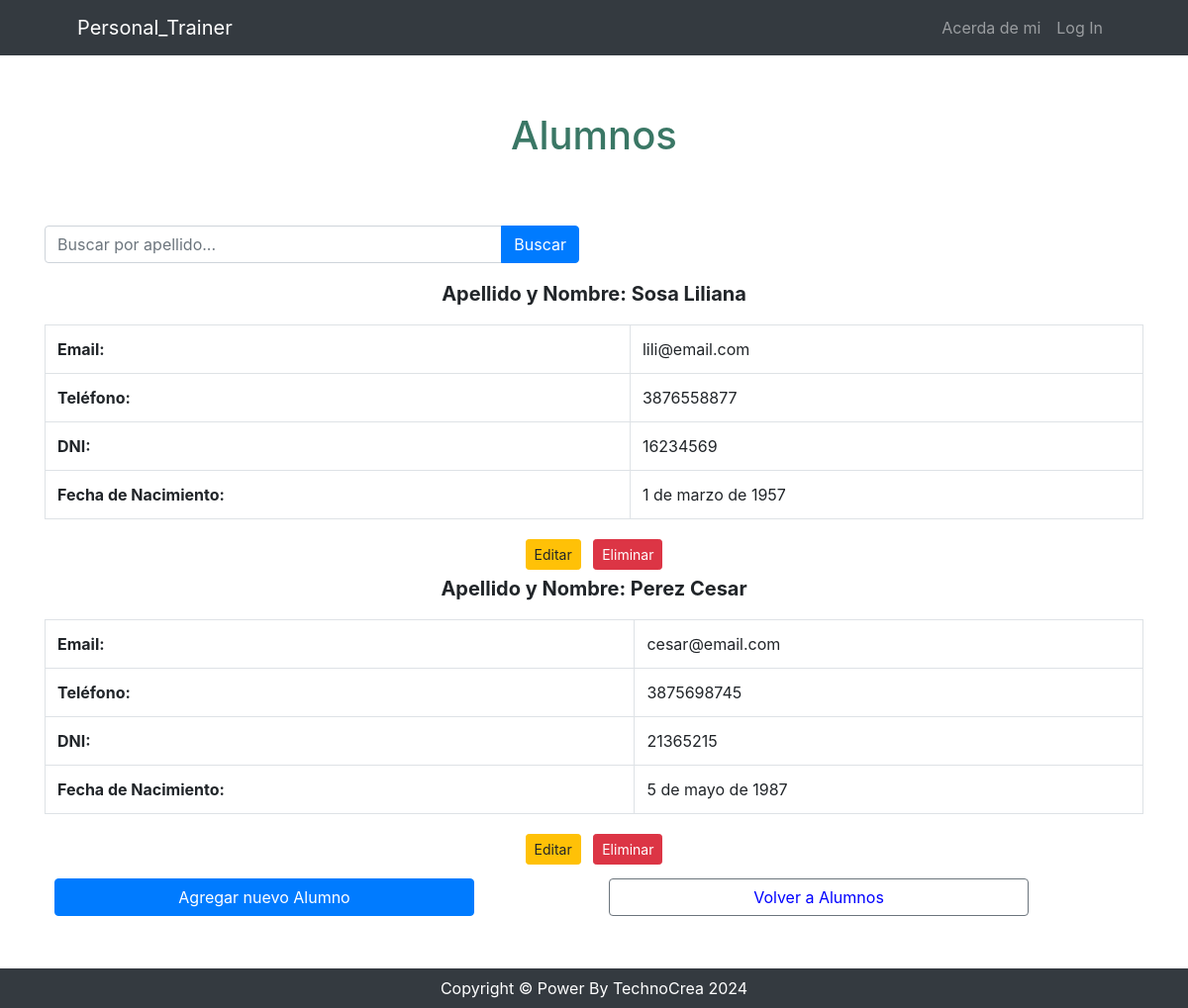
Page /usuario/alumno/list on the earlier database version.
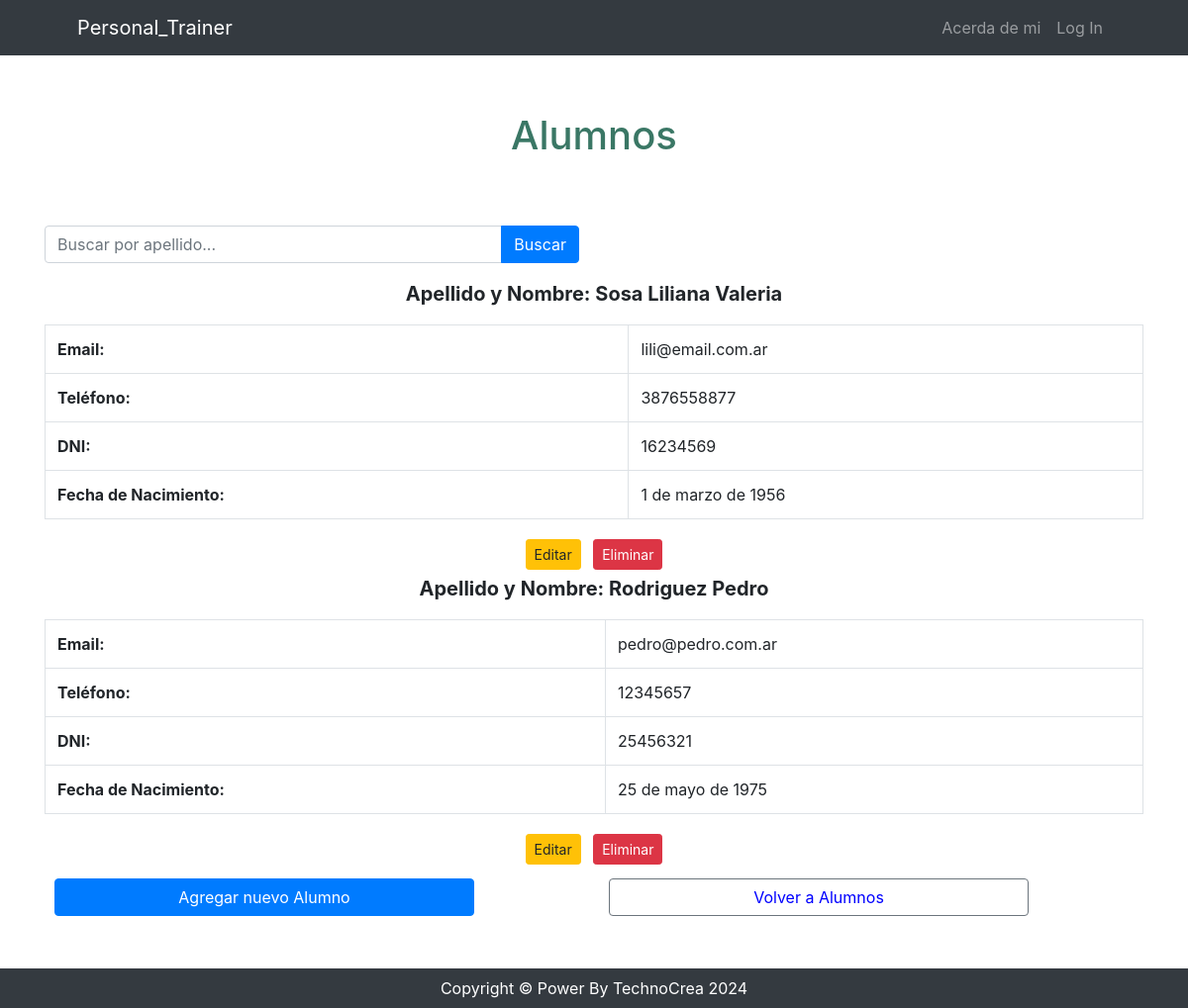
Same page on the later database version.
### usuario/models.py (models this page shows, shortened)
class Alumno(models.Model):
    dni = models.IntegerField()
    apellido = models.CharField(max_length=100)
    nombre = models.CharField(max_length=100)
    email = models.EmailField(unique=True)
    telefono = models.CharField(max_length=20, blank=True)
    fecha_nacimiento = models.DateField(null=True, blank=True)
    class Meta:
        verbose_name = 'Alumno'
        verbose_name_plural = 'Alumnos'

### usuario/views.py (the view)
# urls.py: path('alumno/list', views.alumnos_list, name='alumnos_list'),
def alumnos_list(request):
    busqueda = request.GET.get("busqueda", None)
    if busqueda:
        print(busqueda)
        consulta = Alumno.objects.filter(apellido__icontains=busqueda)
    else:
        consulta = Alumno.objects.all()
    contexto = {"alumnos": consulta}
    return render(request, "usuario/alumnos_list.html", contexto)

### usuario/templates/usuario/alumnos_list.html (shortened to what this page needs)
{% extends 'core/base.html' %}
{% block content %}
    <header>
        <h1 class="text-center" style="padding-top: 1.5cm; padding-bottom: 0.5cm; color: #3a7765;">Alumnos</h1>
    </header>
    <div class="container mt-5">
        <div class="row mb-3">
            <div class="col-lg-6">
                <form action="{% url 'usuario:alumnos_list' %}"
                    method="get"
                    class="input-group">
                    <input type="text"
                        name="busqueda"
                        class="form-control"
                        placeholder="Buscar por apellido...">
                    <div class="input-group-append">
                        <button class="btn btn-primary" type="submit">Buscar</button>
                    </div>
                </form>
            </div>
        </div>
    <ul class="list-unstyled">
        <ul class="list-unstyled">
            {% for alumno in alumnos %}
            <li>
                <p class="font-weight-bold text-center" style="font-size: 1.25rem;">Apellido y Nombre: {{ alumno.apellido }} {{ alumno.nombre }}</p>
                <div class="table-responsive">
                    <table class="table table-bordered">
                        <tbody>
                            <tr>
                                <td class="font-weight-bold">Email:</td>
                                <td>{{ alumno.email }}</td>
                            </tr>
                            <tr>
                                <td class="font-weight-bold">Teléfono:</td>
                                <td>{{ alumno.telefono }}</td>
                            </tr>
                            <tr>
                                <td class="font-weight-bold">DNI:</td>
                                <td>{{ alumno.dni }}</td>
                            </tr>
                            <tr>
                                <td class="font-weight-bold">Fecha de Nacimiento:</td>
                                <td>{{ alumno.fecha_nacimiento }}</td>
                            </tr>
                        </tbody>
                    </table>
                </div>
                <div class="text-center">
                    <a href="{% url 'usuario:alumnos_update' alumno.id %}" class="btn btn-warning btn-sm m-1">Editar</a>
                    <a href="{% url 'usuario:alumnos_delete' alumno.id %}" class="btn btn-danger btn-sm m-1">Eliminar</a>
                </div>
            </li>
            {% endfor %}
        </ul>
        <div class="container text-center" style="padding: 10px; margin-bottom: 75px;">
            <div class="row">
                <div class="col-12 col-md-6 mb-2">
                    <a href="{% url 'usuario:alumnos_create' %}" class="btn btn-primary btn-block" style="width: 80%; color: white;">Agregar nuevo Alumno</a>
                </div>
                <div class="col-12 col-md-6 mb-2">
                    <a href="{% url 'usuario:index' %}" class="btn btn-outline-secondary btn-block" style="width: 80%; color: blue;">Volver a Alumnos</a>
                </div>
            </div>
        </div>
        </div>
{% endblock content %}

### core/templates/core/base.html (shortened to what this page needs)
{% load static %}
<!DOCTYPE html>
<html lang="en">
    <head>
        <link href="https://cdn.jsdelivr.net/npm/bootstrap-icons@1.4.1/font/bootstrap-icons.css" rel="stylesheet" />
        <link href="{% static 'core/css/styles.css' %}" rel="stylesheet" />
        <link href="https://stackpath.bootstrapcdn.com/bootstrap/4.5.2/css/bootstrap.min.css" rel="stylesheet">
    </head>
    <body>
        {% include 'core/components/navbar.html' %}
        {% block content %}
        {% endblock content %}
        {% include 'core/components/footer.html' %}
    </body>
</html>

### core/templates/core/components/navbar.html (shortened to what this page needs)
<nav class="navbar navbar-expand-lg navbar-dark bg-dark">
    <div class="container px-5">
        <a class="navbar-brand" href="{% url 'core:index' %}">Personal_Trainer</a>
        <div class="collapse navbar-collapse" id="navbarSupportedContent">
            <ul class="navbar-nav ms-auto mb-2 mb-lg-0">
                <li class="nav-item"><a class="nav-link" href="{% url 'core:about' %}">Acerda de mi</a></li>
                {% if user.is_authenticated %}
                    <li class="nav-item"><a class="nav-link" href="{% url 'usuario:index' %}">Alumnos</a></li>
                    <li class="nav-item">
                        <form action="{% url 'core:logout' %}" method="post">
                            {% csrf_token %}
                            <button type="submit" class="btn btn-dark">Log Out</button>
                        </form>
                    </li>
                {% else %}
                    <li class="nav-item"><a class="nav-link" href="{% url 'core:login' %}">Log In</a></li>
                {% endif %}
            </ul>
        </div>
    </div>
</nav>

### core/templates/core/components/footer.html
<footer class="py-2 bg-dark fixed-bottom ">
    <div class="container px-5">
        <p class="m-0 text-center text-white">Copyright &copy; Power By TechnoCrea 2024</p>
    </div>
</footer>

Differences in the rows shown:
removed Alumno: apellido "Perez", nombre "Cesar", email "cesar@email.com", telefono "3875698745", dni "21365215", fecha_nacimiento "5 de mayo de 1987"
changed Alumno "Sosa": nombre "Liliana" → "Liliana Valeria"; email "lili@email.com" → "lili@email.com.ar"; fecha_nacimiento "1 de marzo de 1957" → "1 de marzo de 1956"
added Alumno: apellido "Rodriguez", nombre "Pedro", email "pedro@pedro.com.ar", telefono "12345657", dni "25456321", fecha_nacimiento "25 de mayo de 1975"
